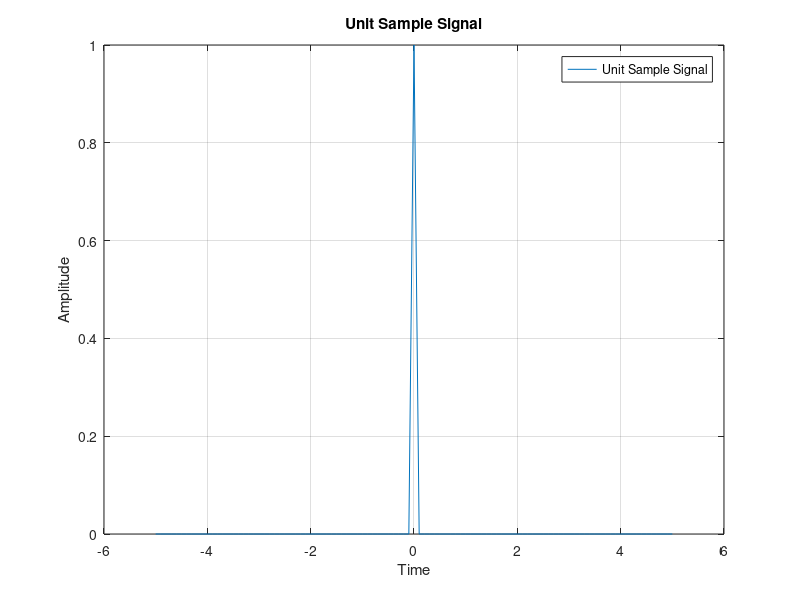

This figure's MATLAB source:
clc 
clear all
tmin = -5;
td =0.1;
tmax =5;
t=tmin:td:tmax;
x =(1.*t==0);
plot(t,x);
title('Unit Sample Signal');
xlabel('Time'); 
ylabel('Amplitude');
grid on;

legend('Unit Sample Signal'); 